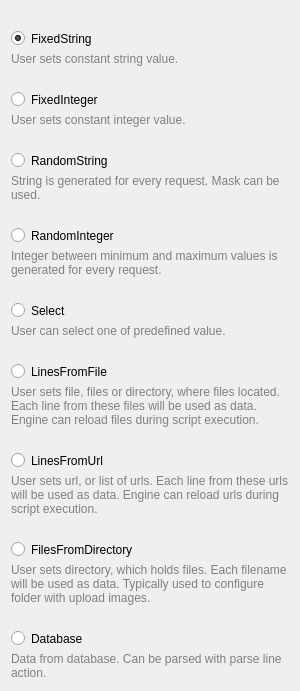
  <widget class="QWizardPage" name="wizardPage2">
   <property name="styleSheet">
    <string notr="true">QRadioButton{margin-top:20px}</string>
   </property>
   <property name="title">
    <string>Type.</string>
   </property>
   <property name="subTitle">
    <string>Select resource type.</string>
   </property>
   <layout class="QVBoxLayout" name="verticalLayout_2">
    <item>
     <widget class="QRadioButton" name="FixedString">
      <property name="text">
       <string>FixedString</string>
      </property>
      <property name="iconSize">
       <size>
        <width>22</width>
        <height>16</height>
       </size>
      </property>
      <property name="checked">
       <bool>true</bool>
      </property>
     </widget>
    </item>
    <item>
     <widget class="QLabel" name="FixedStringLabel">
      <property name="styleSheet">
       <string notr="true">*{color:gray}</string>
      </property>
      <property name="text">
       <string>User sets constant string value.</string>
      </property>
      <property name="wordWrap">
       <bool>true</bool>
      </property>
     </widget>
    </item>
    <item>
     <widget class="QRadioButton" name="FixedInteger">
      <property name="text">
       <string>FixedInteger</string>
      </property>
      <property name="iconSize">
       <size>
        <width>22</width>
        <height>16</height>
       </size>
      </property>
     </widget>
    </item>
    <item>
     <widget class="QLabel" name="FixedIntegerLabel">
      <property name="styleSheet">
       <string notr="true">*{color:gray}</string>
      </property>
      <property name="text">
       <string>User sets constant integer value.</string>
      </property>
      <property name="wordWrap">
       <bool>true</bool>
      </property>
     </widget>
    </item>
    <item>
     <widget class="QRadioButton" name="RandomString">
      <property name="text">
       <string>RandomString</string>
      </property>
      <property name="iconSize">
       <size>
        <width>22</width>
        <height>16</height>
       </size>
      </property>
     </widget>
    </item>
    <item>
     <widget class="QLabel" name="RandomStringLabel">
      <property name="styleSheet">
       <string notr="true">*{color:gray}</string>
      </property>
      <property name="text">
       <string>String is generated for every request. Mask can be used.</string>
      </property>
      <property name="wordWrap">
       <bool>true</bool>
      </property>
     </widget>
    </item>
    <item>
     <widget class="QRadioButton" name="RandomInteger">
      <property name="text">
       <string>RandomInteger</string>
      </property>
      <property name="iconSize">
       <size>
        <width>22</width>
        <height>16</height>
       </size>
      </property>
     </widget>
    </item>
    <item>
     <widget class="QLabel" name="RandomIntegerLabel">
      <property name="styleSheet">
       <string notr="true">*{color:gray}</string>
      </property>
      <property name="text">
       <string>Integer between minimum and maximum values is generated for every request.</string>
      </property>
      <property name="wordWrap">
       <bool>true</bool>
      </property>
     </widget>
    </item>
    <item>
     <widget class="QRadioButton" name="Select">
      <property name="text">
       <string>Select</string>
      </property>
      <property name="iconSize">
       <size>
        <width>22</width>
        <height>16</height>
       </size>
      </property>
     </widget>
    </item>
    <item>
     <widget class="QLabel" name="SelectLabel">
      <property name="styleSheet">
       <string notr="true">*{color:gray}</string>
      </property>
      <property name="text">
       <string>User can select one of predefined value.</string>
      </property>
      <property name="wordWrap">
       <bool>true</bool>
      </property>
     </widget>
    </item>
    <item>
     <widget class="QRadioButton" name="LinesFromFile">
      <property name="text">
       <string>LinesFromFile</string>
      </property>
      <property name="iconSize">
       <size>
        <width>22</width>
        <height>16</height>
       </size>
      </property>
     </widget>
    </item>
    <item>
     <widget class="QLabel" name="LinesFromFileLabel">
      <property name="styleSheet">
       <string notr="true">*{color:gray}</string>
      </property>
      <property name="text">
       <string>User sets file, files or directory, where files located. Each line from these files will be used as data. Engine can reload files during script execution.</string>
      </property>
      <property name="wordWrap">
       <bool>true</bool>
      </property>
     </widget>
    </item>
    <item>
     <widget class="QRadioButton" name="LinesFromUrl">
      <property name="text">
       <string>LinesFromUrl</string>
      </property>
      <property name="iconSize">
       <size>
        <width>22</width>
        <height>16</height>
       </size>
      </property>
     </widget>
    </item>
    <item>
     <widget class="QLabel" name="LinesFromUrlLabel">
      <property name="styleSheet">
       <string notr="true">*{color:gray}</string>
      </property>
      <property name="text">
       <string>User sets url, or list of urls. Each line from these urls will be used as data. Engine can reload urls during script execution.</string>
      </property>
      <property name="wordWrap">
       <bool>true</bool>
      </property>
     </widget>
    </item>
    <item>
     <widget class="QRadioButton" name="FilesFromDirectory">
      <property name="text">
       <string>FilesFromDirectory</string>
      </property>
      <property name="iconSize">
       <size>
        <width>22</width>
        <height>16</height>
       </size>
      </property>
     </widget>
    </item>
    <item>
     <widget class="QLabel" name="FilesFromDirectoryLabel">
      <property name="styleSheet">
       <string notr="true">*{color:gray}</string>
      </property>
      <property name="text">
       <string>User sets directory, which holds files. Each filename will be used as data. Typically used to configure folder with upload images.</string>
      </property>
      <property name="wordWrap">
       <bool>true</bool>
      </property>
     </widget>
    </item>
    <item>
     <widget class="QRadioButton" name="Database">
      <property name="text">
       <string>Database</string>
      </property>
      <property name="iconSize">
       <size>
        <width>22</width>
        <height>16</height>
       </size>
      </property>
     </widget>
    </item>
    <item>
     <widget class="QLabel" name="DatabaseLabel">
      <property name="styleSheet">
       <string notr="true">*{color:gray}</string>
      </property>
      <property name="text">
       <string>Data from database. Can be parsed with parse line action.</string>
      </property>
      <property name="wordWrap">
       <bool>true</bool>
      </property>
     </widget>
    </item>
   </layout>
  </widget>
